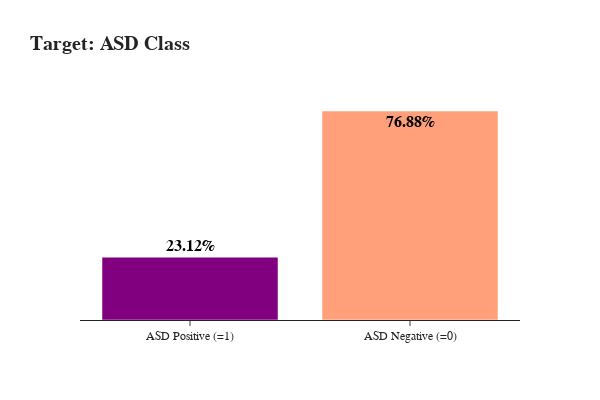

Notebook source saved alongside this figure:
### Code cell
label = ['ASD Positive (=1)', 'ASD Negative (=0)']
value = [ASD_pos.shape[0], ASD_neg.shape[0]] 
pct = [value[0]*100/len(train), value[1]*100/len(train)]


fig = go.Figure(data=[go.Bar(
            y=value, x=label,
            text=(np.round(pct,2)),
            textposition=['outside', 'inside'],
            texttemplate = ["<b style='color: #f'>%{text}%</b>"]*2,
            textfont=dict(  family="sans serif",
                            size=16,
                            color="black"),
            orientation='v',
            marker_color=['purple', 'lightsalmon'],
            opacity=1.0,
                    )])
fig.update_layout(title='<b>Target: ASD Class <b>', 
                  font_family="San Serif",
                  template= 'simple_white',
                  yaxis_linewidth=2.5,
                  width=600, 
                  height=400,
                  bargap=0.2,
                  barmode='group',
                  titlefont={'size': 20},
                  )
fig.update_xaxes(showgrid=False, showline=True)
fig.update_yaxes(showgrid=False, showline=False, showticklabels=False, ticks='')
fig.show()

### Figure 1 — Plotly figure (JSON) as saved in the notebook; plotly's stock layout.template omitted (floating-point values rounded to 4 significant figures)
{"data": [{"marker": {"color": ["purple", "lightsalmon"]}, "opacity": 1, "orientation": "v", "text": [23.12, 76.88], "textfont": {"color": "black", "family": "sans serif", "size": 16}, "textposition": ["outside", "inside"], "texttemplate": ["<b style='color: #f'>%{text}%</b>", "<b style='color: #f'>%{text}%</b>"], "type": "bar", "x": ["ASD Positive (=1)", "ASD Negative (=0)"], "y": [185, 615]}], "layout": {"bargap": 0.2, "barmode": "group", "font": {"family": "San Serif"}, "height": 400, "title": {"font": {"size": 20}, "text": "<b>Target: ASD Class <b>"}, "width": 600, "xaxis": {"autorange": true, "range": [-0.5, 1.5], "showgrid": false, "showline": true, "type": "category"}, "yaxis": {"autorange": true, "linewidth": 2.5, "range": [0, 647.4], "showgrid": false, "showline": false, "showticklabels": false, "ticks": "", "type": "linear"}}}
